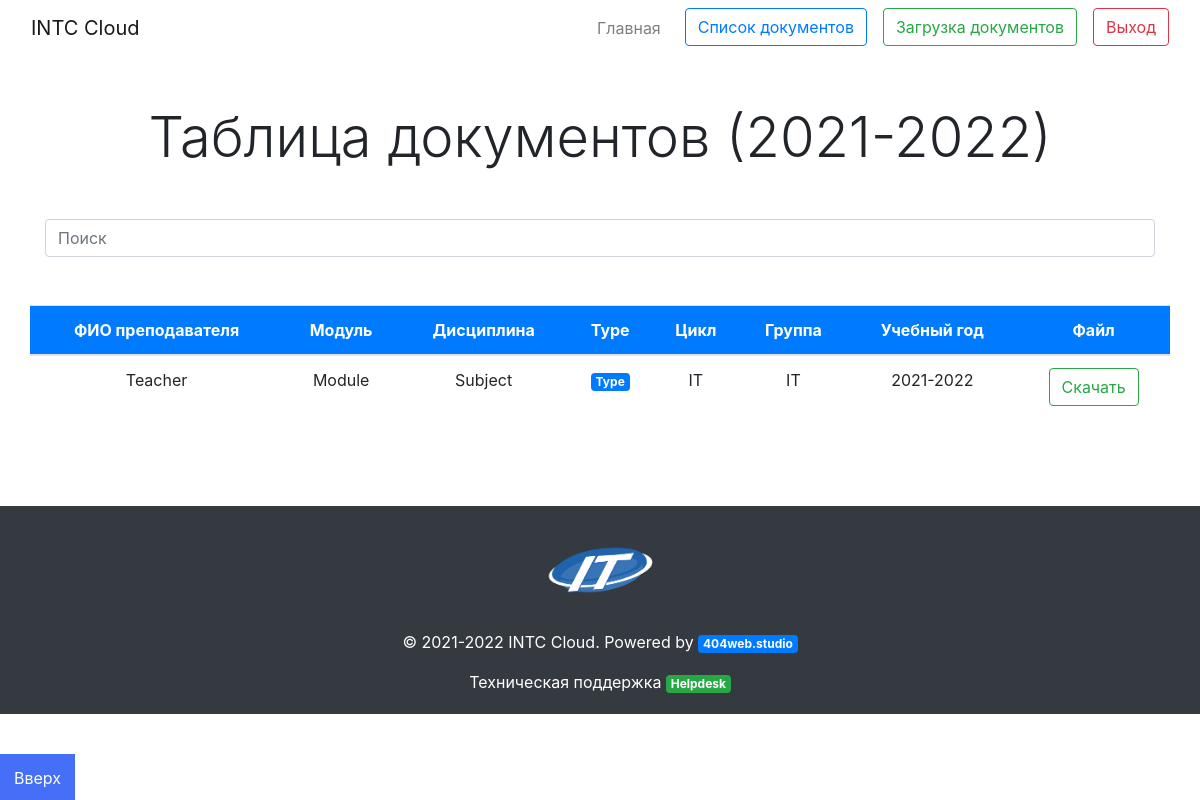
/documents21/, run on the app's committed database.
### intcCloud/core/models.py (models this page shows, shortened)
class Document21(models.Model):
    documentName21 = models.CharField("<b>Наименование модуля </b>", max_length=255)
    docName21 = models.CharField("<b>Наименование дисциплины </b>", max_length=255, default="")
    cycleType21 = models.CharField("<b>Наименование ПЦК </b>", max_length=255, default="")
    studyGroup21 = models.CharField("<b>Группа </b>", max_length=255, default="")
    teacherName21 = models.CharField("<b>ФИО преподавателя </b>",max_length=255)
    documentType21 = models.CharField("<b>Тип документа </b>",max_length=100)
    year21 = models.CharField("<b>Учебный год </b>",max_length=100, default="")
    postDate21 = models.DateField(("Date"), default=datetime.date.today)
    document21 = models.FileField("<b>Файл </b>",upload_to='documents/files')

### intcCloud/core/views.py (the view)
# urls.py: path('documents21/', views.document_list21, name='document_list21'),
def document_list21(request):
    documents21 = Document21.objects.all()
    return render(request, 'document_list21.html', {
        'documents21': documents21
    })

### intcCloud/templates/document_list21.html (shortened to what this page needs)
{% extends 'base.html' %}
{% block documentlist %}
<div class="container-fluid">
  <h1 class="display-4 mb-5 mt-5 text-center">Таблица документов (2021-2022)</h1>
    <div id="top-btn">
    <a href="#">Вверх</a>
  </div>
  <div class="container">
    <form class="mr-auto mb-5">
      <div class="input-group mb-3">
        <input id="myInput" onkeyup="myFunction()" type="text" class="form-control" placeholder="Поиск"
          aria-label="Recipient's username" aria-describedby="button-addon2">
      </div>
    </form>
  </div>
  <div id="subject-list">
    <div class="container-fluid table-responsive">
      <table id="myTable" class="table table-hover text-center">
        <thead class="bg-primary">
          <tr>
            <th scope="col" class="text-white">ФИО преподавателя</th>
            <th scope="col" class="text-white">Модуль</th>
            <th scope="col" class="text-white">Дисциплина</th>
	    <th scope="col" class="text-white">Type</th>
            <th scope="col" class="text-white">Цикл</th>
            <th scope="col" class="text-white">Группа</th>
            <th scope="col" class="text-white">Учебный год</th>
            <th colspan="2" scope="col" class="text-white">Файл</th>
          </tr>
        </thead>
        <tbody>
          {% for document in documents21 %}
          <tr>
            <td>{{ document.teacherName21 }}</td>
            <td>{{ document.documentName21 }}</td>
            <td>{{ document.docName21 }}</td>
	    <td><span class="text-white badge bg-primary">{{ document.documentType21 }}</span></td>
            <td>{{ document.cycleType21 }}</td>
            <td>{{ document.studyGroup21 }}</td>
            <td>{{ document.year21 }}</td>
            <td><a href="https://view.officeapps.live.com/op/embed.aspx?src={{ document.document21.url }}" class="btn btn-outline-success">Скачать</a></td>
          </tr>
          {% endfor %}
        </tbody>
      </table>
    </div>
  </div>
</div>
<br><br><br>
{% endblock %}

### intcCloud/static/css/style.css (style rules this page uses)
* { padding: 0; margin: 0; }

### intcCloud/templates/document_list21.html (style rules this page uses)
#top-btn { display: inline-block; position: fixed; bottom: 10px; left: 0; }
#top-btn a { background-color: #446ff6; color: #fff; padding: 14px; }

### data on the page
Document21: teacherName21 "Teacher", documentName21 "Module", docName21 "Subject", documentType21 "Type", cycleType21 "IT", studyGroup21 "IT", year21 "2021-2022"
